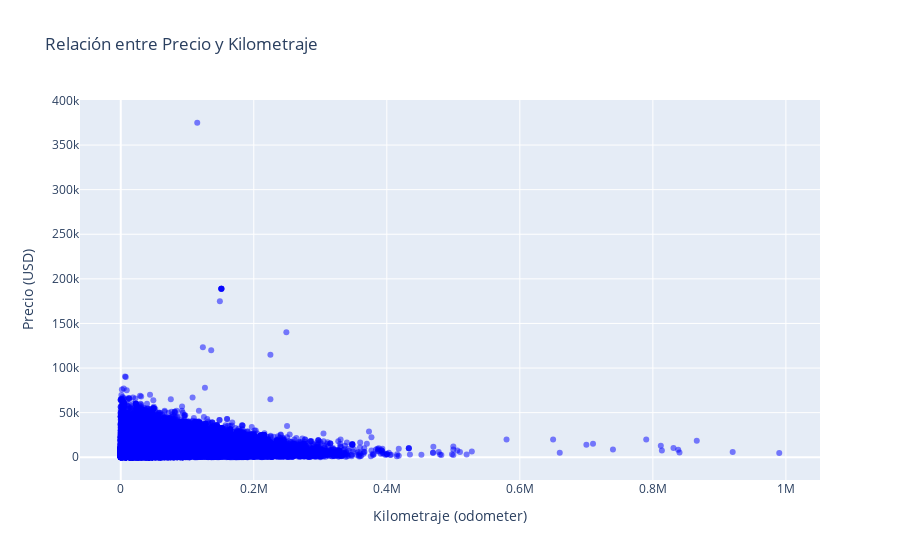

The notebook cell saved with this chart:
### Markdown cell above
# 8. Gráfico de disperción Relación entre precio y Kilometraje

### Code cell
# Crear gráfico de dispersión con Plotly
fig = go.Figure(data=go.Scatter(
    x=df['odometer'],
    y=df['price'],
    mode='markers',
    marker=dict(
        color='blue',
        opacity=0.5
    )
))

fig.update_layout(
    title='Relación entre Precio y Kilometraje',
    xaxis_title='Kilometraje (odometer)',
    yaxis_title='Precio (USD)'
)

fig.show()

### Figure 1 — Plotly figure (JSON) as saved in the notebook; plotly's stock layout.template omitted (floating-point values rounded to 4 significant figures; data arrays with more than 128 entries replaced by an {"elided": "..."} marker saying what was removed)
{"data": [{"marker": {"color": "blue", "opacity": 0.5}, "mode": "markers", "type": "scatter", "x": {"elided": "36419 int values"}, "y": {"elided": "36419 int values"}}], "layout": {"title": {"text": "Relación entre Precio y Kilometraje"}, "xaxis": {"title": {"text": "Kilometraje (odometer)"}}, "yaxis": {"title": {"text": "Precio (USD)"}}}}
